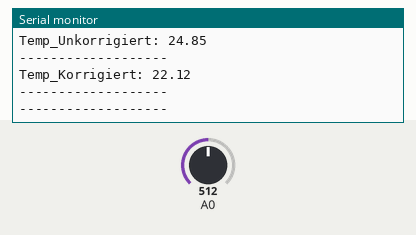
Simulated run of this program. Board: Arduino Nano, built with avr-gcc and run on an emulated ATmega328P. Parts: the last lines printed to the serial monitor. The test bench sets the inputs (shaded band); at power-on: A0 = 512.

Above: at 1.8 s.
1.9 s: A0 set to 716
At 2.35 s:
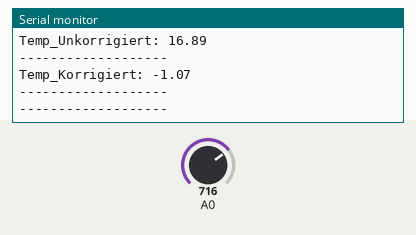
3.4 s: A0 set to 900
At 3.85 s:
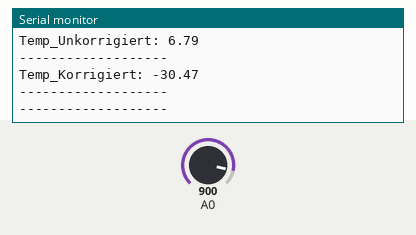
Timing chart, 0 to 6.4 s (numbered marks = the images above; inputs shaded):
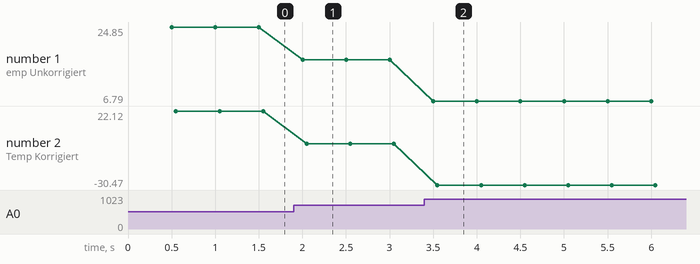

Measured:
- after the input at 1.9 s, the serial monitor: prints a new line after 0.10 s (image 1)
- after the input at 3.4 s, the serial monitor: prints a new line after 0.10 s (image 2)
- plotted number 1: 24.85 → 16.89 after the input at 1.9 s, 16.89 → 6.79 after the input at 3.4 s
- plotted number 2: 22.12 → -1.07 after the input at 1.9 s, -1.07 → -30.47 after the input at 3.4 s

The program:

main.cpp
```cpp
#include <Arduino.h>

const float ADCAufloesungBIT = 10;

float TempReading = 0;
float TempReadingVoltage = 0;
float TempFinalK = 0;
float TempFinalC = 0;
float TempC = 0;
float SpannungR1 = 0;
float stromI = 0;

const float T_25 = 298;
const float Bwert = 3977;
float widerstandMess = 0;
const float Rwert = 2200;

const float widerstandR1 = 2200;

// Delay ersatz
unsigned long previousMillis = 0;
const long interval = 500;

void setup()
{
    Serial.begin(9600);
}

void loop()
{
    unsigned long currentMillis = millis();

    if (currentMillis - previousMillis >= interval)
    {
        previousMillis = currentMillis;

        TempReading = analogRead(A0);
        TempReadingVoltage = (5.0 / (pow(2.0, ADCAufloesungBIT))) * TempReading;
        SpannungR1 = 5 - TempReadingVoltage;
        stromI = SpannungR1 / widerstandR1;

        widerstandMess = TempReadingVoltage / stromI;

        TempFinalK = 1.0 / ((1.0 / T_25) + (1.0 / Bwert) * log10(widerstandMess / Rwert));
        TempC = TempFinalK - 273.15;

        TempFinalC = 2.9126 * TempC - 50.256;

        Serial.print("Temp_Unkorrigiert: ");
        Serial.println(TempC);
        Serial.println("-------------------");
        Serial.print("Temp_Korrigiert: ");
        Serial.println(TempFinalC);
        Serial.println("-------------------");
        Serial.println("-------------------");
    }
}
```
